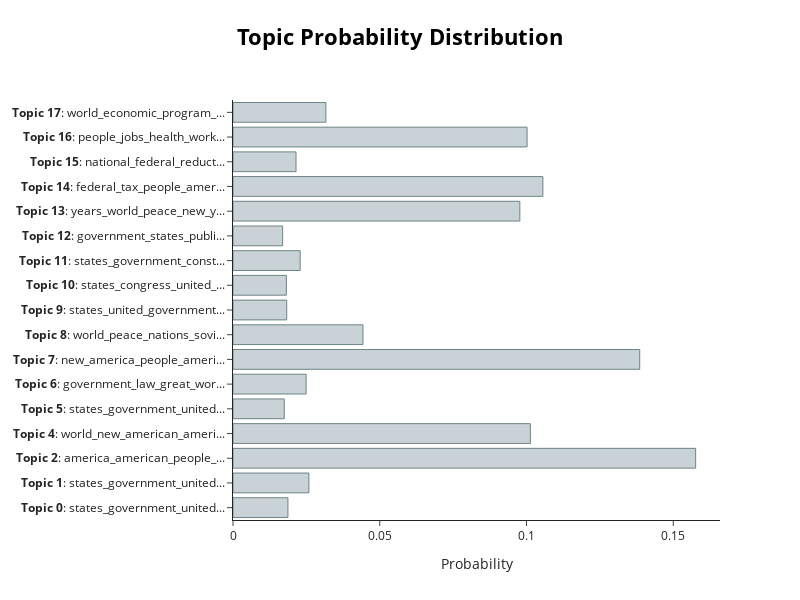

Source (notebook cell):
### Markdown cell above
<h4>Output the topic distribution for the first speech<h4>

### Code cell
# output the topic distribution for the first speech
topic_distr, _ = topic_model.approximate_distribution(docs)
fig = topic_model.visualize_distribution(topic_distr[0])
fig.write_html("outputs/BERT_topic_distribution.html")
fig

### Figure 1 — Plotly figure (JSON) as saved in the notebook; plotly's stock layout.template omitted (floating-point values rounded to 4 significant figures)
{"data": [{"marker": {"color": "#C8D2D7", "line": {"color": "#6E8484", "width": 1}}, "orientation": "h", "type": "bar", "x": [0.01872, 0.02587, 0.1576, 0.1013, 0.01745, 0.02491, 0.1386, 0.04428, 0.0183, 0.01818, 0.02289, 0.01692, 0.09773, 0.1056, 0.02148, 0.1002, 0.03165], "y": ["<b>Topic 0</b>: states_government_united...", "<b>Topic 1</b>: states_government_united...", "<b>Topic 2</b>: america_american_people_...", "<b>Topic 4</b>: world_new_american_ameri...", "<b>Topic 5</b>: states_government_united...", "<b>Topic 6</b>: government_law_great_wor...", "<b>Topic 7</b>: new_america_people_ameri...", "<b>Topic 8</b>: world_peace_nations_sovi...", "<b>Topic 9</b>: states_united_government...", "<b>Topic 10</b>: states_congress_united_...", "<b>Topic 11</b>: states_government_const...", "<b>Topic 12</b>: government_states_publi...", "<b>Topic 13</b>: years_world_peace_new_y...", "<b>Topic 14</b>: federal_tax_people_amer...", "<b>Topic 15</b>: national_federal_reduct...", "<b>Topic 16</b>: people_jobs_health_work...", "<b>Topic 17</b>: world_economic_program_..."]}], "layout": {"height": 600, "hoverlabel": {"bgcolor": "white", "font": {"family": "Rockwell", "size": 16}}, "title": {"font": {"color": "Black", "size": 22}, "text": "<b>Topic Probability Distribution</b>", "x": 0.5, "xanchor": "center", "y": 0.95, "yanchor": "top"}, "width": 800, "xaxis": {"title": {"text": "Probability"}}}}
